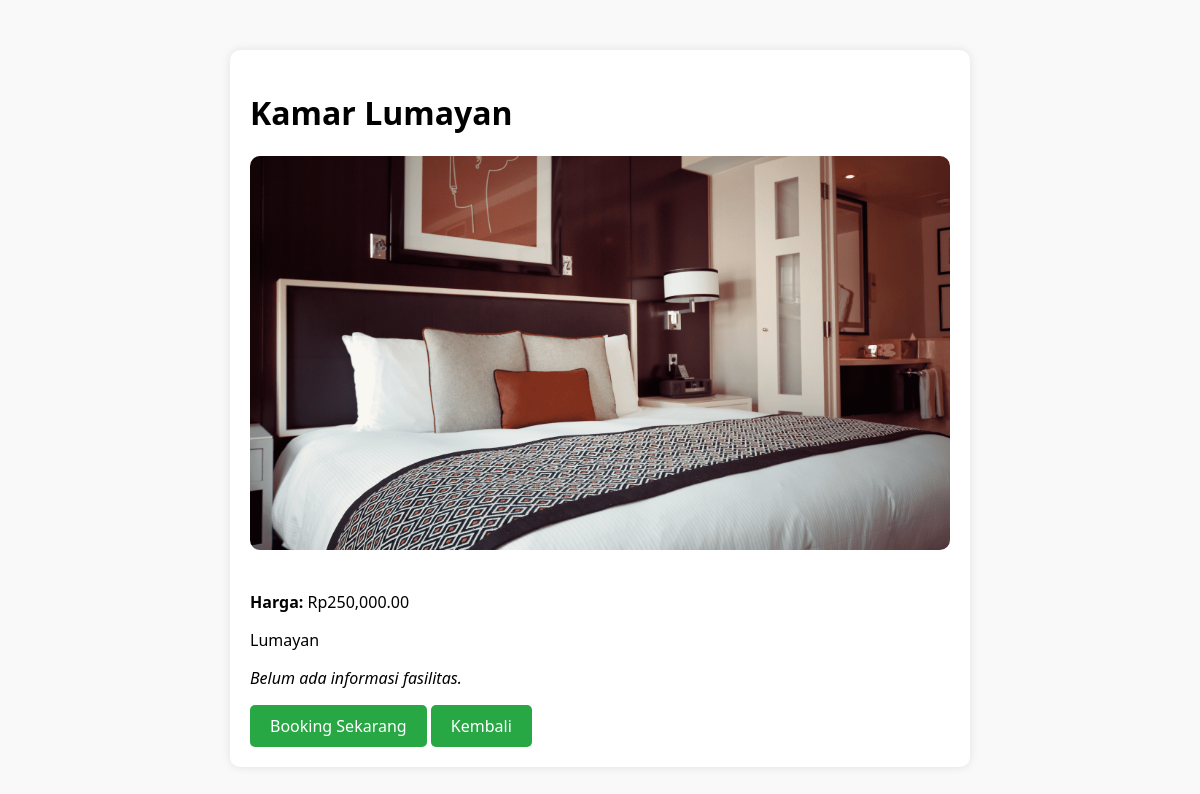
/kamar/7/, run on the app's committed database.
### hotel/models.py (models this page shows, shortened)
class Kamar(models.Model):
    nama = models.CharField(max_length=100)
    harga = models.DecimalField(max_digits=10, decimal_places=2)
    deskripsi = models.TextField()
    fasilitas = models.TextField(blank=True, null=True)
    gambar = models.ImageField(upload_to='kamar/', blank=True, null=True)
    tersedia = models.BooleanField(default=True)
    stok = models.PositiveIntegerField(default=10)

### hotel/views.py (the view)
# urls.py: path('kamar/<int:kamar_id>/', views.detail_kamar, name='detail_kamar'),
def detail_kamar(request, kamar_id):
    kamar = get_object_or_404(Kamar, id=kamar_id)
    return render(request, 'detail_kamar.html', {'kamar': kamar})

### hotel/templates/detail_kamar.html (shortened to what this page needs)
<!DOCTYPE html>
<html lang="en">
<head>
</head>
<body>
    {% load humanize %}
 <div class="container">
 <h1>{{ kamar.nama }}</h1>
 {% if kamar.gambar %}
      <img src="{{ kamar.gambar.url }}" alt="{{ kamar.nama }}" class="kamar-img">
 {% endif %}
 <p><strong>Harga:</strong> Rp{{ kamar.harga|intcomma }}</p>
 <p>{{ kamar.deskripsi }}</p>
 {% if kamar.fasilitas %}
    <h3>Fasilitas:</h3>
    <ul>
        {% for fasilitas in kamar.fasilitas.splitlines %}
            <li>{{ fasilitas }}</li>
        {% endfor %}
    </ul>
{% else %}
    <p><em>Belum ada informasi fasilitas.</em></p>
{% endif %}
 <a href="{% url 'hotel:booking' kamar.id %}" class="btn-booking">Booking Sekarang</a>
 <a href="{% url 'hotel:homepage' %}" class="btn-booking">Kembali</a>
 </div>
</body>
</html>

### hotel/templates/detail_kamar.html (style rules this page uses)
body { font-family: 'Segoe UI', Tahoma, Geneva, Verdana, sans-serif; background-color: #f9f9f9; margin: 0; padding: 20px; }
.container { max-width: 700px; margin: 30px auto; background-color: white; box-shadow: 0 0 10px rgba(0, 0, 0, 0.1); padding: 20px; border-radius: 10px; }
.kamar-img { width: 100%; max-height: 400px; object-fit: cover; border-radius: 10px; margin-bottom: 20px; }
.btn-booking { display: inline-block; padding: 10px 20px; background-color: #28a745; color: white; text-decoration: none; border-radius: 5px; transition: background-color 0.3s ease; }

### data on the page
Kamar: nama "Kamar Lumayan", gambar (picture), harga "250,000.00", deskripsi "Lumayan"
